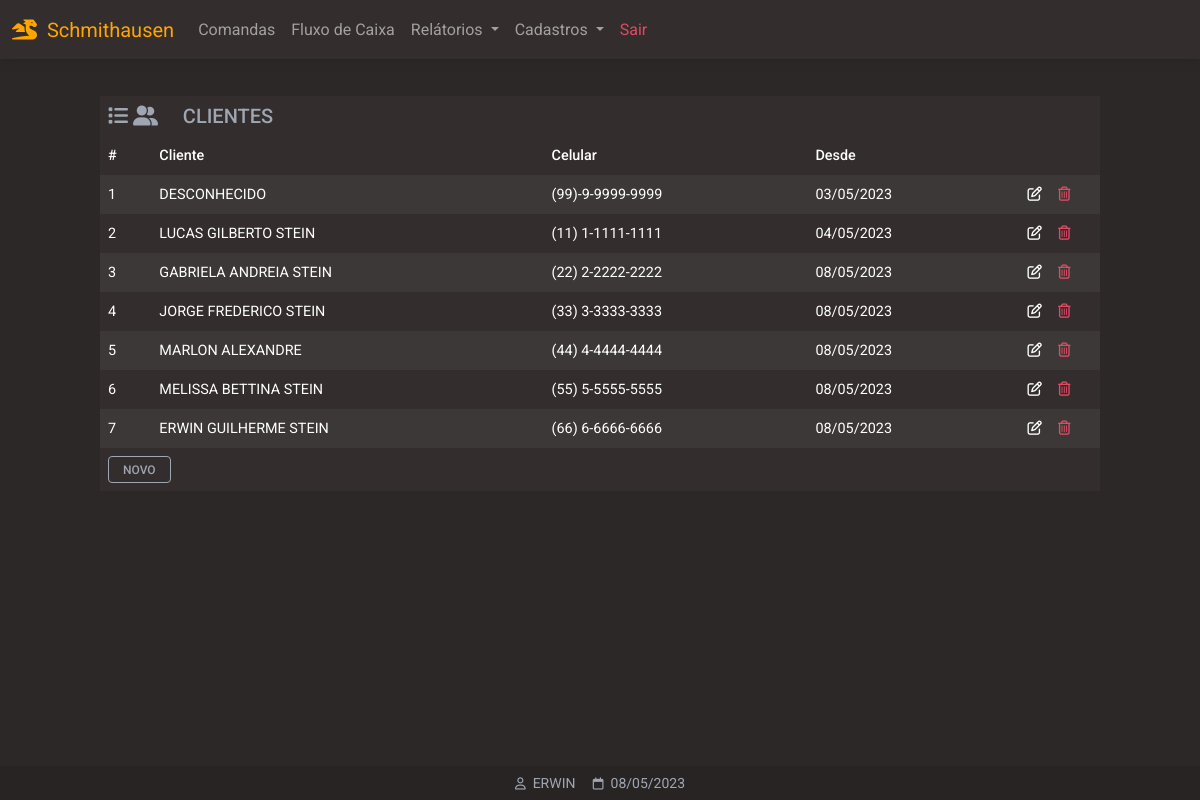
/clientes (signed in), run on the app's committed database.
### website/models.py (models this page shows)
class Cliente(db.Model):
    id = db.Column(db.Integer, primary_key=True)
    fone = db.Column(db.String(150))
    data_criacao = db.Column(db.DateTime(timezone=True), default=func.now())
    nome = db.Column(db.String(150))

class User(db.Model, UserMixin):
    id = db.Column(db.Integer, primary_key=True)
    email = db.Column(db.String(150), unique=True)
    password = db.Column(db.String(150))
    first_name = db.Column(db.String(150))
    notes = db.relationship('Note')

### website/views.py (the view)
@views.route('/clientes', methods=['GET','POST'])
@login_required
def clientes():
    clientes = []
    rows = Cliente.query.all()
    for r in rows:
        clientes.append(r)
    return render_template("clientes_listar.html", user=current_user, data=data, clientes=clientes)

### website/__init__.py (called while the page is built)
def create_app():
    app = Flask(__name__)
    app.config['SECRET_KEY'] = 'hjshjhdjah kjshkjdhjs'
    app.config['SQLALCHEMY_DATABASE_URI'] = f'sqlite:///{DB_NAME}'
    db.init_app(app)
    from .views import views
    from .auth import auth
    app.register_blueprint(views, url_prefix='/')
    app.register_blueprint(auth, url_prefix='/')
    from .models import User, Note
    with app.app_context():
        db.create_all()
    login_manager = LoginManager()
    login_manager.login_view = 'auth.login'
    login_manager.login_message = u"FAVOR EFETUAR LOGIN!"
    login_manager.init_app(app)
    @login_manager.user_loader
    def load_user(id):
        return User.query.get(int(id))
    return app

### website/templates/clientes_listar.html (shortened to what this page needs)
{% extends "base.html" %}
{% block content %}
<div class="table-responsive larg-max m-auto pt-5">
  <table class="table table-striped table-hover table-borderless table-sm table-dark ">
    <thead>
    	<tr>
    		<th colspan="6" class="h5 text-secondary">
        <i class="fa-solid fa-list"></i>
        <i class="fa-solid fa-user-group"></i>
        &nbsp;&nbsp;&nbsp;
        CLIENTES
        </th>
    	</tr>
      <tr>
        <th scope="col">#</th>
        <th scope="col">Cliente</th>
        <th scope="col">Celular</th>
        <th scope="col">Desde</th>
        <th></th>
        <th></th>
      </tr>
    </thead>
    <tbody>
      {% for i in clientes %}
      <tr>
        <td scope="row"> {{ i.id }} </td>
        <td> {{ i.nome }} </td>
        <td> {{ i.fone }} </td>
        <td> {{ i.data_criacao.strftime('%d/%m/%Y') }} </td>
				<td class="text-end" style="width: 50px">
					<a
          role="button"
          class="text-white"
          href="/clientes_atualizar/{{ i.id }}">
						      <i class="fa-regular fa-pen-to-square"></i>
					</a>
				</td>
				<td class="text-start" style="width: 50px">
					<a class="text-danger"
          href="#!"
          role="button"
          onclick="deletarCliente( {{ i.id }} )"
          >
						<i class="fa-regular fa-trash-can"></i>
					</a>
				</td>
      </tr>
      {% endfor %}
    </tbody>
    <tfoot>
    	<th colspan="6">
            <a href="/clientes_cadastrar" class="btn btn-sm btn-outline-light">
                NOVO
            </a>
        </th>
    </tfoot>
  </table>
</div>
{% endblock %}
{% block titlefooter %}
<span style="color:#9FA6B2">
&nbsp;{{ user.first_name | upper }}
<span style="color:#9FA6B2">
&nbsp;{{ data.strftime('%d/%m/%Y') }}
</span>
{% endblock %}

### website/templates/base.html (shortened to what this page needs)
<!DOCTYPE html>
<html lang="pt-br">
<head>
<link rel="stylesheet" href="https://cdnjs.cloudflare.com/ajax/libs/font-awesome/6.0.0/css/all.min.css"/>
<link rel="stylesheet" type="text/css"       href="{{ url_for('static', filename='css/mdb.min.css')      }}">
<link rel="stylesheet" type="text/css"       href="{{ url_for('static', filename='css/base.css')         }}">
</head>
<body class="dark-ligth">
<div class="container pt-5" >
<nav class="navbar navbar-expand-lg bg-dark fixed-top navbar-dark ">
  <div class="container-fluid">
    <a class="navbar-brand" style="color: orange;pointer-events: none;"><i class="fa-solid fa-dragon"></i>&nbsp;&nbsp;Schmithausen</a>
    {% if user.is_authenticated %}
    <div class="collapse navbar-collapse" id="navbarSupportedContent">
      <ul class="navbar-nav me-auto mb-2 mb-lg-0 my-navbar">
        <li class="nav-item">
          <a class="nav-link" href="/comandas">Comandas</a>
        </li>
        <li class="nav-item">
          <a class="nav-link" href="#">Fluxo de Caixa</a>
        </li>
        <li class="nav-item dropdown">
          <a class="nav-link dropdown-toggle" href="#" id="navbarDropdown" role="button" data-mdb-toggle="dropdown" aria-expanded="false">
            Relátorios
          </a>
        </li>
        <li class="nav-item dropdown">
          <a class="nav-link dropdown-toggle" href="#" id="navbarDropdown" role="button" data-mdb-toggle="dropdown" aria-expanded="false">
            Cadastros
          </a>
            <li class="nav-item">
            <a class="nav-link text-danger" href="/logout">Sair</a>
            </li>
        {% endif %}
        </li>
      </ul>
    </div>
  </div>
</nav>
  {% block content %}
  {% endblock %}
<footer class="bg-dark text-center text-white fixed-bottom">
  <div class="text-center p-1" style="background-color: rgba(0, 0, 0, 0.2)">
   <small style="color:orange;">
   {% block titlefooter %}{% endblock %}
   </small>
  </div>
</footer>
</div>
</body>
</html>

### website/static/css/base.css (style rules this page uses)
:root { --color-orange: orange; --color-primary: #3B71CA; --color-secondary: #9FA6B2; --color-success: #14A44D; --color-danger: #DC4C64; --color-warning: #E4A11B; --color-info: #54B4D3; --color-ligth:#FBFBFB; --color-dark:#332D2D; --color-dark-ligth: #2d2828; }
.btn-outline-light { border: 1px solid var(--color-secondary); color: var(--color-secondary); }
.larg-max { max-width: 1000px!important; }
.dark-ligth { background-color: var(--color-dark-ligth); }

### data on the page
Cliente: id "1", nome "DESCONHECIDO", fone "(99)-9-9999-9999", data_criacao "03/05/2023"
Cliente: id "2", nome "LUCAS GILBERTO STEIN", fone "(11) 1-1111-1111", data_criacao "04/05/2023"
Cliente: id "3", nome "GABRIELA ANDREIA STEIN", fone "(22) 2-2222-2222", data_criacao "08/05/2023"
Cliente: id "4", nome "JORGE FREDERICO STEIN", fone "(33) 3-3333-3333", data_criacao "08/05/2023"
Cliente: id "5", nome "MARLON ALEXANDRE", fone "(44) 4-4444-4444", data_criacao "08/05/2023"
Cliente: id "6", nome "MELISSA BETTINA STEIN", fone "(55) 5-5555-5555", data_criacao "08/05/2023"
Cliente: id "7", nome "ERWIN GUILHERME STEIN", fone "(66) 6-6666-6666", data_criacao "08/05/2023"
User: first_name "ERWIN"

### other printed values
{{ data.strftime('%d/%m/%Y') }} "08/05/2023"
